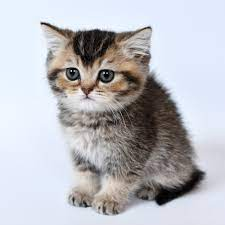
#> input picture exercises/2A-L1 Images as functions/test.jpeg, 225 x 225 px
$ python read.py
#> lines starting #> are read from the running program, lines starting #| are printed output that depends on the picture
import numpy as np
import cv2

img = cv2.imread('test.jpeg', 0)
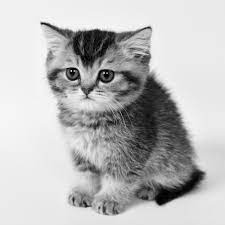
#> img: shape (225, 225); min 0, max 255, mean 187.6

print(img)
#> (printed output is left out)

cv2.imshow('image', img)
cv2.waitKey(0)
cv2.destroyAllWindows()
